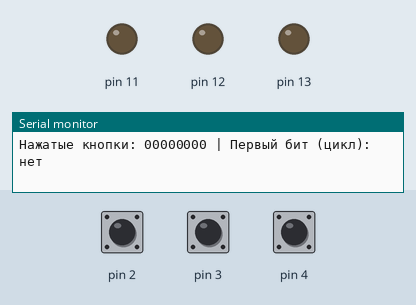
This sketch was run on a simulated Arduino Uno, built with avr-gcc and run on an emulated ATmega328P. Shown: output pins drawn as LEDs (lit = HIGH), the last lines printed to the serial monitor. Inputs (shaded band) come from the test bench; at power-on: pin 2 HIGH, pin 3 HIGH, pin 4 HIGH.

Above: at 1.8 s.
1.9 s: pin 2 pulled LOW for 0.65 s
At 2.4 s:
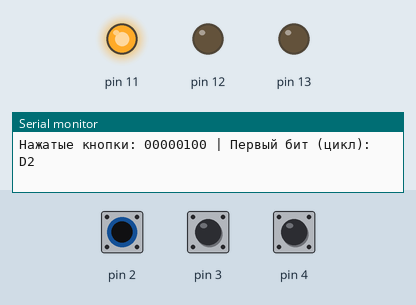
4.0 s: pin 3 pulled LOW for 0.65 s
At 4.9 s:
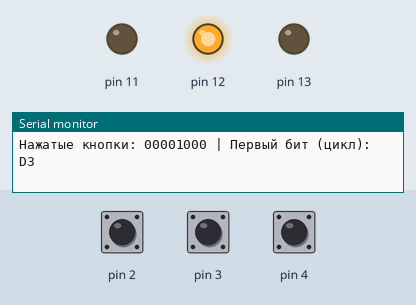
6.6 s: pin 4 pulled LOW for 0.65 s
At 7.5 s:
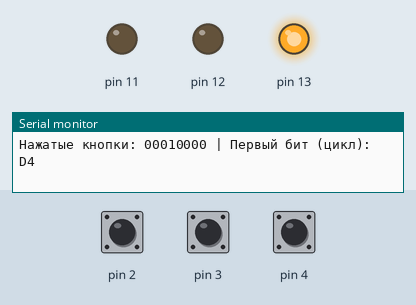
9.2 s: pin 2 pulled LOW for 1 s
At 11.5 s:
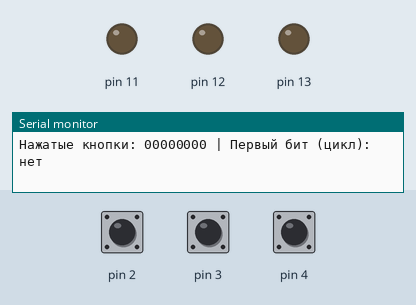
13.3 s: pin 3 pulled LOW for 1 s
At 14.2 s:
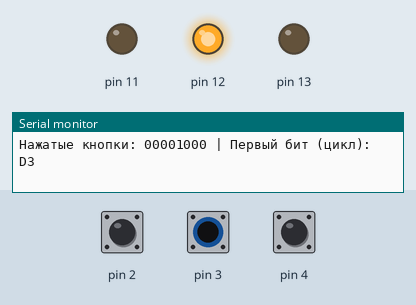
17.4 s: pin 4 pulled LOW for 1 s
At 19.0 s:
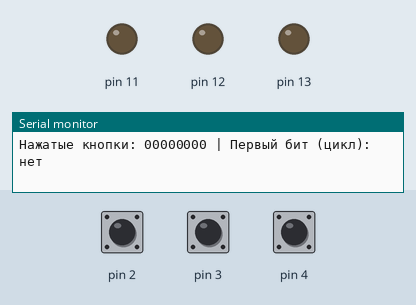
Timing chart, 0 to 20.5 s (numbered marks = the images above; inputs shaded):
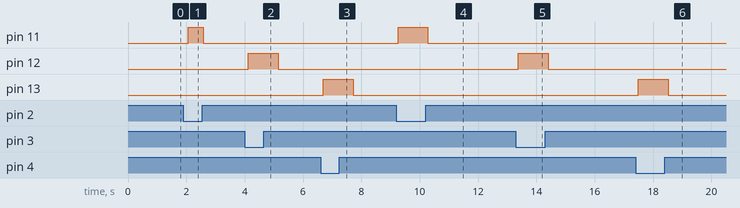

The sketch:

task_2.4.2.ino
```cpp
const uint8_t BUTTON_MASK = (1 << PD2) | (1 << PD3) | (1 << PD4);
const uint8_t LED_MASK = (1 << PB3) | (1 << PB4) | (1 << PB5);

int findFirstSetBitLoop(uint8_t value) {
  if (value == 0) return -1;  // Ни один бит не установлен

  for (int i = 0; i < 8; i++) {
    if (value & (1 << i)) {
      return i;  // Нашли первый установленный бит (с младшего)
    }
  }
  return -1;
}

void setup() {
  DDRB = 0b00111000;
  DDRD = 0b00000000;
  PORTD = 0b00011100;
  PORTB = 0b00000000;
  Serial.begin(9600);
}

void loop() {
  uint8_t val = PIND;
  uint8_t pressed_buttons = ~val & BUTTON_MASK;
  uint8_t led_states = pressed_buttons << 1;

  PORTB = (PORTB & ~LED_MASK) | (led_states & LED_MASK);

  int firstBit = findFirstSetBitLoop(pressed_buttons);

  Serial.print("Нажатые кнопки: ");
  for (int i = 7; i >= 0; i--) Serial.print((pressed_buttons >> i) & 1);
  Serial.print(" | Первый бит (цикл): ");
  if (firstBit != -1) {
    Serial.print("D");
    Serial.print(firstBit);
  } else {
    Serial.print("нет");
  }
  Serial.println();

  delay(500);
}
```

Measured:
- after the input at 1.9 s, pin 11: LOW → HIGH after 0.16 s, → LOW 0.51 s later
- after the input at 4.0 s, pin 12: LOW → HIGH after 0.12 s, → LOW 1.0 s later
- after the input at 6.6 s, pin 13: LOW → HIGH after 0.09 s, → LOW 1.0 s later
- after the input at 9.2 s, pin 11: LOW → HIGH after 0.06 s, → LOW 1.0 s later
- after the input at 13.3 s, pin 12: LOW → HIGH after 0.08 s, → LOW 1.0 s later
- after the input at 17.4 s, pin 13: LOW → HIGH after 0.09 s, → LOW 1.0 s later
